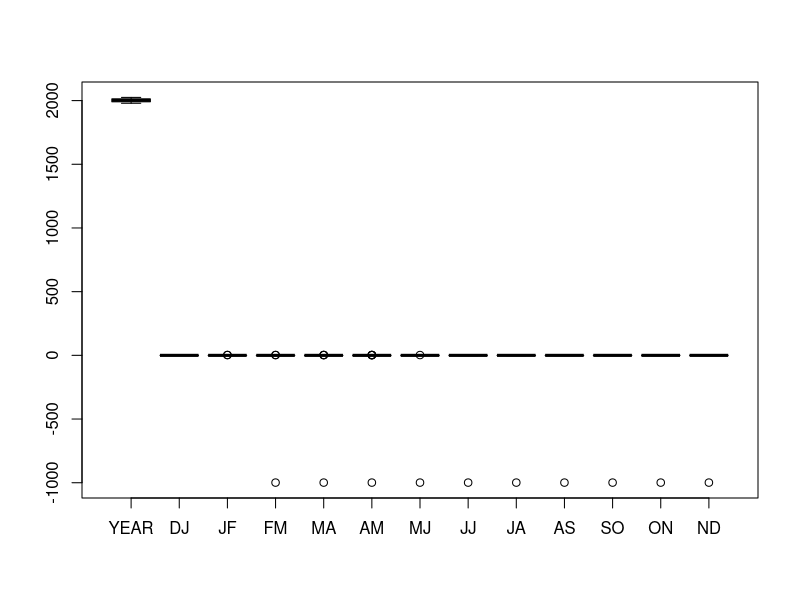
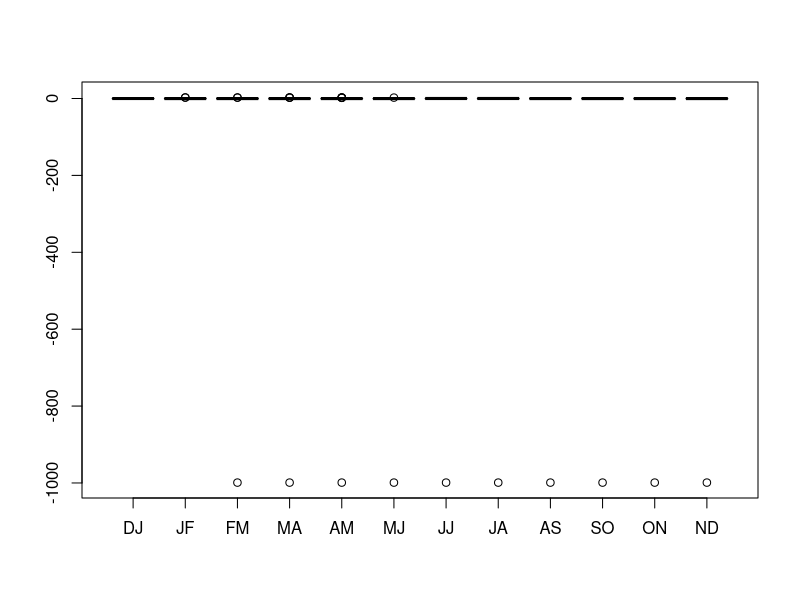
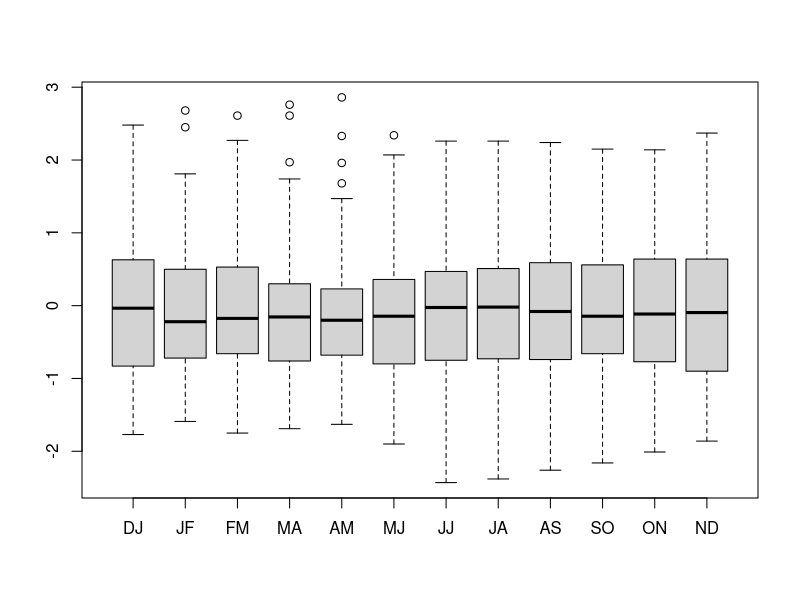

Here is the R script that generated these plots, in order:
## ---- chunk 1
MEI_raw <- read.delim("MEI_raw.txt")
MEI <- read.table("MEI_cleaned.txt", header = TRUE)
## ---- chunk 2
View(MEI_raw)
View(MEI)
## ---- chunk 3
class(MEI)
class(MEI$YEAR)
class(MEI$DJ)
## ---- chunk 4
summary(MEI)
## ---- chunk 5
boxplot(MEI)
## ---- chunk 6
boxplot(MEI[,-1])
## ---- chunk 7
boxplot(MEI[-nrow(MEI),-1])
## ---- chunk 8
head(MEI)
tail(MEI)
## ---- chunk 9
MEI$FM <- replace(MEI$FM, MEI$FM == -999, NA)
MEI$MA <- replace(MEI$MA, MEI$MA == -999, NA)
MEI$AM <- replace(MEI$AM, MEI$AM == -999, NA)
MEI$MJ <- replace(MEI$MJ, MEI$MJ == -999, NA)
MEI$JJ <- replace(MEI$JJ, MEI$JJ == -999, NA)
MEI$JA <- replace(MEI$JA, MEI$JA == -999, NA)
MEI$AS <- replace(MEI$AS, MEI$AS == -999, NA)
MEI$SO <- replace(MEI$SO, MEI$SO == -999, NA)
MEI$ON <- replace(MEI$ON, MEI$ON == -999, NA)
MEI$ND <- replace(MEI$ND, MEI$ND == -999, NA)
tail(MEI)
## ---- chunk 10
MEI <- read.table("MEI_cleaned.txt", header = TRUE)

for (i in 1:ncol(MEI)) {
  col <- colnames(MEI)[i]
  MEI[[col]] <- replace(MEI[[col]], MEI[[col]] == -999, NA)
}

tail(MEI)
## ---- chunk 11
MEI <- read.table("MEI_cleaned.txt", header = TRUE)

MEI[] <- lapply(MEI, function(x) replace(x, x == -999, NA))

tail(MEI)
